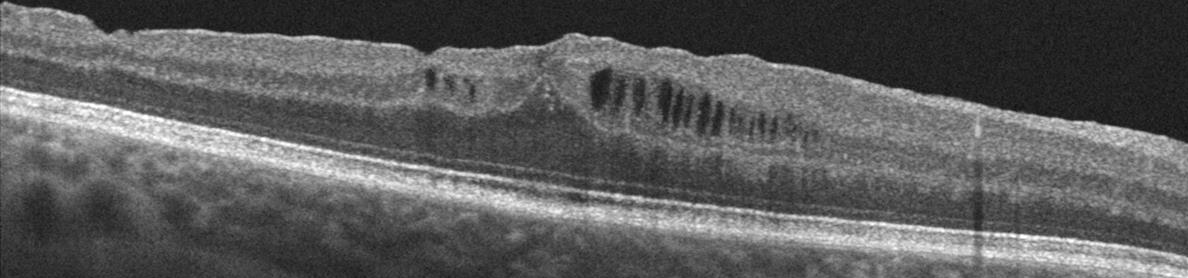
%> input picture NewDataSet/Cropped/2a.png, 1188 x 278 px
$ octave --eval "histcmd;"   (GNU Octave 9; MATLAB toolbox functions it lacks are replaced by stand-ins)
%> lines starting %> are read from the running program, lines starting %| are printed output that depends on the picture; in (x1, y1, x2, y2) boxes, pixels count from 0 and x2, y2 are one past the last pixel; in counts of white or black regions, pixels touching at a corner belong together; the program's own positions count from 1
### imHessian.m
function varargout = imHessian(I, sigma, varargin)


% [11 lines of commented-out code are left out]

%%%%%%%%%%%%%%%%%%%%%%%%%%%%%%%

% [10 lines of commented-out code are left out]

k = 3;
G1=fspecial('gauss',[3, 3], sigma);
%G1=fspecial('gauss',[round(k*sigma), round(k*sigma)], sigma);
[Gx,Gy] = gradient(G1);
[Gxx,Gxy] = gradient(Gx);
[Gyx,Gyy] = gradient(Gy);


Dxx = imfilter(I,Gxx,'conv');
Dxy = imfilter(I,Gxy,'conv');
Dyy = imfilter(I,Gyy,'conv');

varargout = {Dxx,Dxy, Dyy};


end

### imEigenValues.m
function [lambda1, lambda2] = imEigenValues(gxx, gxy, gyy, mask)

lambda1 = zeros(size(gxx));
lambda2 =  zeros(size(gxx));
n = numel(gxx);

for i = 1:n
     if mask(i) == 1
        ev = eig([gxx(i) gxy(i) ; gxy(i) gyy(i)]);
        if ev(1)< ev(2)
            lambda2(i) = ev(2);
            lambda1(i) = ev(1);
        else
            lambda2(i) = ev(1);
            lambda1(i) = ev(2);
        end
     end
end

end

### roundn.m
function [outputArg1] = roundn(x,n)

outputArg1 = round(x*10^n)./10^n;

end

### histcmd.m
function [] = histcmd()

close all;clc;
inputDir = '/home/xenon/git_workspace/matlaccodes/NewDataSet';
[filename, folderPath , filterindex] = uigetfile([inputDir '/*.*'],'Pick some images','MultiSelect', 'on');
%> the answer given: NewDataSet/Cropped/2a.png

sigmaCMDh =  1.45;
precisioncmdh = 1;
thcmdh = 0.1;

sigmaCMDl =  1.89;
precisioncmdl = 4;
thcmdl = 0.0574;

templateR =  imread(['/home/xenon/git_workspace/matlaccodes/NewDataSet/CroppedTemplates/' filename]);
%> templateR is the input picture: size 278x1188 uint8; min 12, max 255, mean 91.2
[L,num] = bwlabel(templateR);
%> L: size 278x1188 double; every value is 1
%> num = 1
maskR = imread(['/home/xenon/git_workspace/matlaccodes/NewDataSet/maskCropped/' filename]);
outputR = imread(['/home/xenon/git_workspace/matlaccodes/NewDataSet/Cropped/' filename]);

outputRm = imread('/home/xenon/git_workspace/matlaccodes/NewDataSet/Cropped/2a.png');

outputDouble = im2double(outputR);
templateDouble = double(templateR);

%%%%%%%%%%%%%%%%%%%%%%%%%%%%%%%%%%%%%%%%%%%%
[gxxr, gxyr, gyyr] = imHessian(outputDouble,sigmaCMDh);
%> in imHessian, `Dxx = imfilter(I,Gxx,'conv');`:
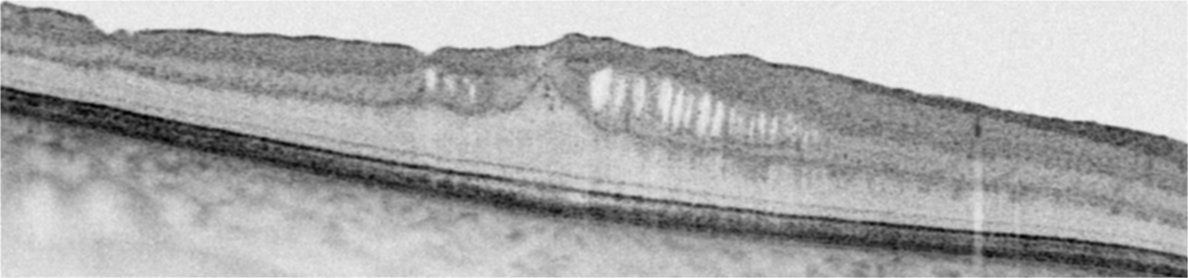
%> Dxx: size 278x1188 double; min -0.245, max -0.0125, mean -0.0879; drawn with min black and max white
%> in imHessian, `Dxy = imfilter(I,Gxy,'conv');`:
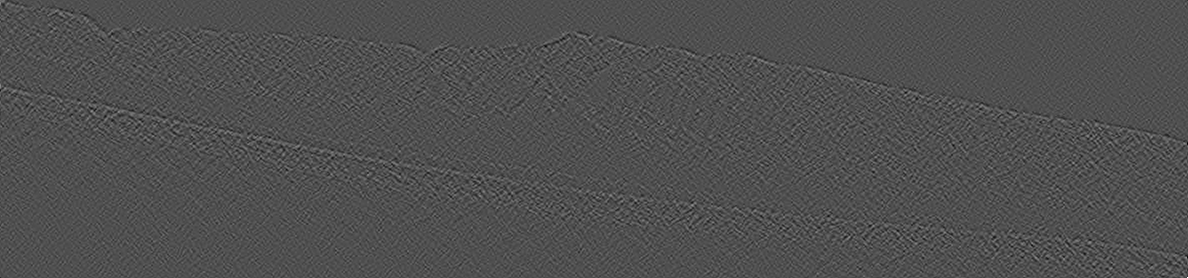
%> Dxy: size 278x1188 double; min -0.00251, max 0.0055, mean 1.44e-08; drawn with min black and max white
%> in imHessian, `varargout = {Dxx,Dxy, Dyy};`: varargout = 3 items
[lambda1, lambda2] = imEigenValues(gxxr, gxyr, gyyr, maskR);
%> after the loop in imEigenValues, `for i = 1:n`: lambda1: size 278x1188 double; every value is 0
cmdValueh = zeros(size(lambda1));
div = zeros(size(lambda1));
suma =  zeros(size(lambda1));
sumaq = lambda1 + lambda2;
divq = lambda1 ./ lambda2;
%> divq: size 278x1188 double; every value is NaN or infinite
cmdValueh = -(divq .* sumaq);
%> cmdValueh: size 278x1188 double; every value is NaN or infinite
cmdValueh(sumaq >= 0) = 0;

cmdValueRoundh =  roundn(cmdValueh,precisioncmdh);
result = zeros(size(cmdValueRoundh));
result(abs(thcmdh - cmdValueRoundh) <= eps(cmdValueRoundh)) = 1;

resulth = bwfill(result,'holes',8);
%> resulth: size 278x1188 logical; every value is 0
[La,numa] = bwlabel(resulth,8);
%> numa = 0
%%%%%%%%%%%%%%%%%%%%%%%%%%%%%%%%%%%%%%%%%%%%


[gxx, gxy, gyy] = imHessian(outputDouble,sigmaCMDl);
[lambda11, lambda22] = imEigenValues(gxx, gxy, gyy, maskR);
cmdValuel = zeros(size(lambda11));

sumaq2 = lambda11 + lambda22;
divq2 = lambda11 ./ lambda22;
cmdValuel = -(divq2 .* sumaq2);

cmdValuel(sumaq >= 0) = 0;

cmdValueRoundl =  roundn(cmdValuel,precisioncmdl);

resultl = zeros(size(cmdValueRoundl));
resultl(abs(thcmdl - cmdValueRoundl) <= eps(cmdValueRoundl)) = 1;

low = resultl;

disp(sum(low(:)));
%| 0
[m n] = size(resulth);
%> m = 278; n = 1188
resultHisteresis = zeros(m,n);

for a = 1:m
    for b = 1:n
        if low(a,b) == 0 || resultHisteresis(a,b) == 1
            continue;
        else
            for i=1:numa
                  aux = zeros(m,n);
                  aux(La == i) = 1;
                  aux = bwfill(aux,'holes',8);
                if low(a,b) == aux(a,b)
                    resultHisteresis = resultHisteresis + aux;
                end
            end
        end
    end
end


contour = imread(['/home/xenon/git_workspace/matlaccodes/NewDataSet/Contour/' filename]);

commonResult = sum(resultHisteresis & templateR);
%> commonResult = 1188 values from 0 to 0
unionResult = sum(resultHisteresis | templateR);
%> unionResult = 1188 values from 278 to 278
cm=sum(resultHisteresis == 1); % the number of voxels in m
%> cm = 1188 values from 0 to 0
co=sum(templateR == 1); % the number of voxels in o
%> co = 1188 values from 0 to 0
Jaccard=commonResult/unionResult;
%> Jaccard = 0
Dice=(2*commonResult)/(cm+co);
%> Dice = 0

% [8 lines of commented-out code are left out]


%%%%%%%%%%%%%%%%%%%%%%%%%%%%%%%%%%%%%%%%%%%%%%%%%%%%%%%%%%%%%%%%%%%%%%%%%%%%

% [24 lines of commented-out code are left out]
%%%%%%%%%%%%%%%%%%%%%%%%%%%%%%%%%%%%%%%%%%%%%%%%%%%%%%%%%%%%%%%%%%%%%%%%%%%%

outputRPA = outputR;
outputRPB = outputR;
outputRPC = outputR;

outputRPA(outputRPA & resultHisteresis) = 246;
outputRPB(outputRPB & resultHisteresis) = 22;
outputRPC(outputRPC & resultHisteresis) = 22;

outputRPA(outputRPA & contour) = 59;
%> outputRPA: size 278x1188 uint8; every value is 59
outputRPB(outputRPB & contour) = 246;
%> outputRPB: size 278x1188 uint8; every value is 246
outputRPC(outputRPC & contour) = 22;
%> outputRPC: size 278x1188 uint8; every value is 22


disp('Area');
disp(sum(templateR(:)==1));
%| 0
disp('Area final ');
disp(sum(resultHisteresis(:)==1));
%| 0

disp('Jaccard');
disp(Jaccard);
%| 0

disp('Dice');
disp(Dice);
%| 0


im = cat(3, outputRPA, outputRPB, outputRPC);
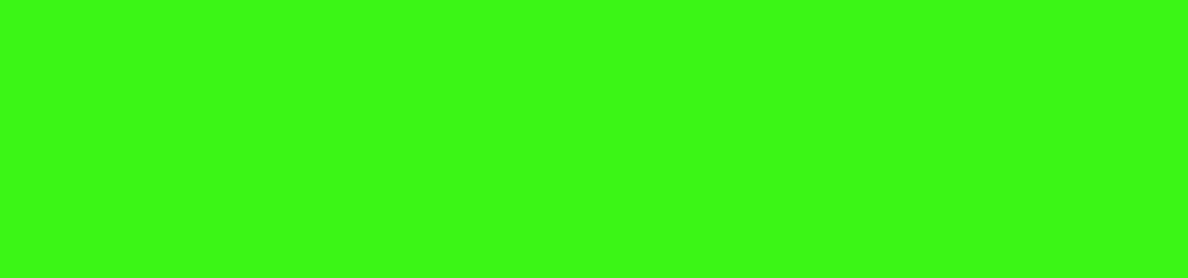
%> im: size 278x1188x3 uint8; mean R, G, B 59, 246, 22

nameImage = sprintf('nname_%s_Dice_%1.7f_Jaccard_%1.7f_.png',filename,Dice,Jaccard);
%> nameImage = 'nname_2a.png_Dice_0.0000000_Jaccard_-0.0000000_.png'
outputDir = ['/home/xenon/git_workspace/results/'  nameImage];
imwrite(im, outputDir);


% [10 lines of commented-out code are left out]


%%%%%%%%%%%%%%%%%%%%%%%%%%%%%%%%%%%%%%%%%%%%%%%%%%%%%%%%%%%%%%%%%%%%%%%%%%%%

% [17 lines of commented-out code are left out]
%%%%%%%%%%%%%%%%%%%%%%%%%%%%%%%%%%%%%%%%%%%%%%%%%%%%%%%%%%%%%%%%%%%%%%%%%%%%

close all;
end

$ run again, with NewDataSet/Cropped/1a.png copied over NewDataSet/Cropped/2a.png
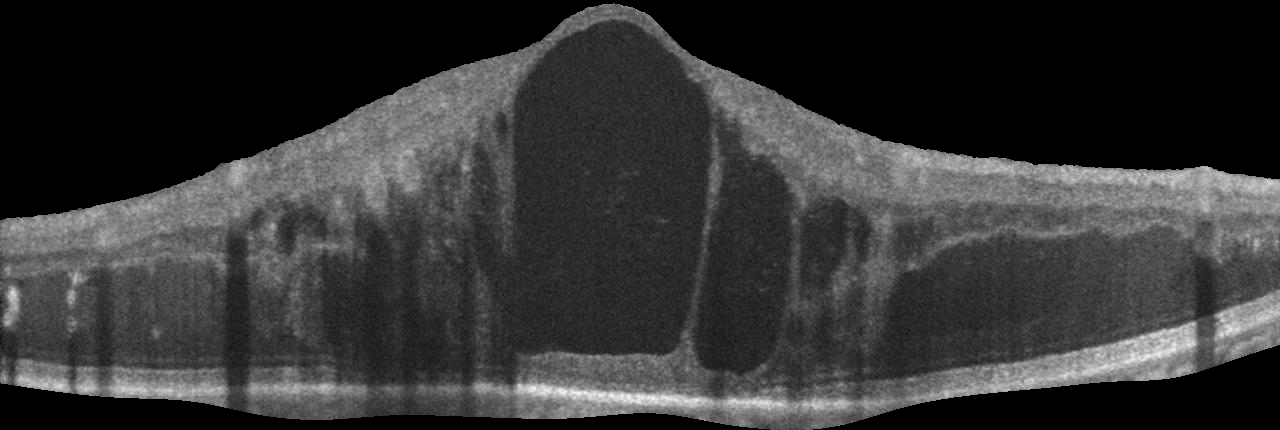
%> input picture NewDataSet/Cropped/1a.png, 1280 x 430 px
%> in histcmd, templateR is the input picture: size 430x1280 uint8; min 0, max 250, mean 52.2
%> in histcmd, `[L,num] = bwlabel(templateR);`:
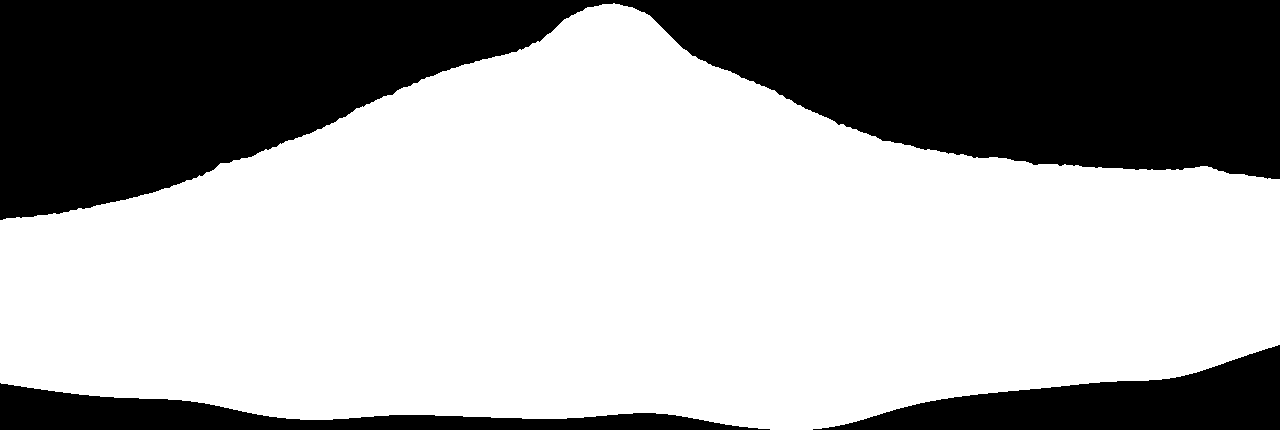
%> L: size 430x1280 double; values 0 (black) and 1 (white), 64.3% white; 3 black regions, box (x1, y1, x2, y2) and area: (0, 0, 1280, 220) 163103, (813, 345, 1280, 430) 19024, (0, 383, 770, 430) 14391
%> num = 1
%> varargout = 3 items
%> divq: size 430x1280 double; every value is NaN or infinite
%> cmdValueh: size 430x1280 double; every value is NaN or infinite
%> resulth: size 430x1280 logical; every value is 0
%> numa = 0
%| 0
%> commonResult = 1280 values from 0 to 0
%> unionResult = 1280 values, max 412 at index 603, min 163 at index 1, mean 276.5
%> cm = 1280 values from 0 to 0
%> Jaccard = 0
%| 0
%| 0
%| 0
%| 0
%> in histcmd, `im = cat(3, outputRPA, outputRPB, outputRPC);`:
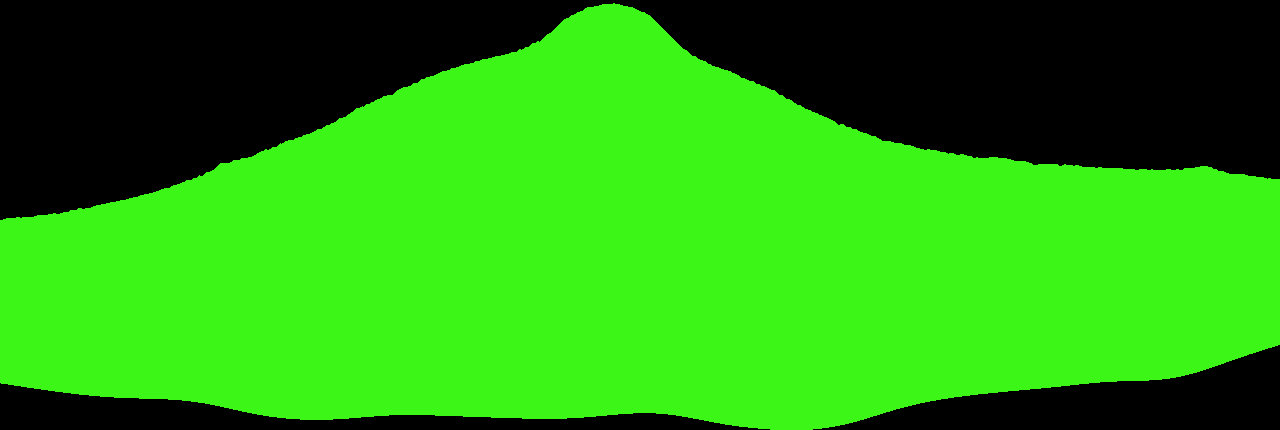
%> im: size 430x1280x3 uint8; mean R, G, B 37.9, 158.2, 14.1
%> nameImage = 'nname_2a.png_Dice_0.0000000_Jaccard_-0.0000000_.png'
